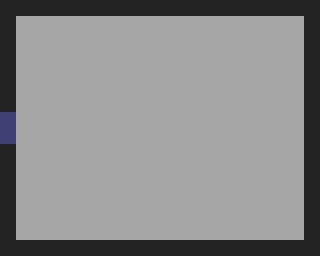

This game map was drawn from its Tiled (.tmx) file and the tilesets committed beside it. A one-line description and the full map source follow:
An orthogonal 20x16 tile map with 16x16 px tiles, 2 tile layers (Rutelag 1, doors), 1 hidden layer not drawn.

<map version="1.9" tiledversion="1.9.2" orientation="orthogonal" renderorder="right-down" width="20" height="16" tilewidth="16" tileheight="16" infinite="0" nextlayerid="4" nextobjectid="1">
 <tileset firstgid="1" source="prototype.tsx" />
 <layer id="1" name="Rutelag 1" width="20" height="16">
  <data encoding="csv">
7,7,7,7,7,7,7,7,7,7,7,7,7,7,7,7,7,7,7,7,
7,1,1,1,1,1,1,1,1,1,1,1,1,1,1,1,1,1,1,7,
7,1,1,1,1,1,1,1,1,1,1,1,1,1,1,1,1,1,1,7,
7,1,1,1,1,1,1,1,1,1,1,1,1,1,1,1,1,1,1,7,
7,1,1,1,1,1,1,1,1,1,1,1,1,1,1,1,1,1,1,7,
7,1,1,1,1,1,1,1,1,1,1,1,1,1,1,1,1,1,1,7,
7,1,1,1,1,1,1,1,1,1,1,1,1,1,1,1,1,1,1,7,
1,1,1,1,1,1,1,1,1,1,1,1,1,1,1,1,1,1,1,7,
1,1,1,1,1,1,1,1,1,1,1,1,1,1,1,1,1,1,1,7,
7,1,1,1,1,1,1,1,1,1,1,1,1,1,1,1,1,1,1,7,
7,1,1,1,1,1,1,1,1,1,1,1,1,1,1,1,1,1,1,7,
7,1,1,1,1,1,1,1,1,1,1,1,1,1,1,1,1,1,1,7,
7,1,1,1,1,1,1,1,1,1,1,1,1,1,1,1,1,1,1,7,
7,1,1,1,1,1,1,1,1,1,1,1,1,1,1,1,1,1,1,7,
7,1,1,1,1,1,1,1,1,1,1,1,1,1,1,1,1,1,1,7,
7,7,7,7,7,7,7,7,7,7,7,7,7,7,7,7,7,7,7,7
</data>
 </layer>
 <layer id="2" name="collisions" width="20" height="16" visible="0">
  <data encoding="csv">
13,13,13,13,13,13,13,13,13,13,13,13,13,13,13,13,13,13,13,13,
13,0,0,0,0,0,0,0,0,0,0,0,0,0,0,0,0,0,0,13,
13,0,0,0,0,0,0,0,0,0,0,0,0,0,0,0,0,0,0,13,
13,0,0,0,0,0,0,0,0,0,0,0,0,0,0,0,0,0,0,13,
13,0,0,0,0,0,0,0,0,0,0,0,0,0,0,0,0,0,0,13,
13,0,0,0,0,0,0,0,0,0,0,0,0,0,0,0,0,0,0,13,
13,0,0,0,0,0,0,0,0,0,0,0,0,0,0,0,0,0,0,13,
0,0,0,0,0,0,0,0,0,0,0,0,0,0,0,0,0,0,0,13,
0,0,0,0,0,0,0,0,0,0,0,0,0,0,0,0,0,0,0,13,
13,0,0,0,0,0,0,0,0,0,0,0,0,0,0,0,0,0,0,13,
13,0,0,0,0,0,0,0,0,0,0,0,0,0,0,0,0,0,0,13,
13,0,0,0,0,0,0,0,0,0,0,0,0,0,0,0,0,0,0,13,
13,0,0,0,0,0,0,0,0,0,0,0,0,0,0,0,0,0,0,13,
13,0,0,0,0,0,0,0,0,0,0,0,0,0,0,0,0,0,0,13,
13,0,0,0,0,0,0,0,0,0,0,0,0,0,0,0,0,0,0,13,
13,13,13,13,13,13,13,13,13,13,13,13,13,13,13,13,13,13,13,13
</data>
 </layer>
 <layer id="3" name="doors" width="20" height="16">
  <data encoding="csv">
0,0,0,0,0,0,0,0,0,0,0,0,0,0,0,0,0,0,0,0,
0,0,0,0,0,0,0,0,0,0,0,0,0,0,0,0,0,0,0,0,
0,0,0,0,0,0,0,0,0,0,0,0,0,0,0,0,0,0,0,0,
0,0,0,0,0,0,0,0,0,0,0,0,0,0,0,0,0,0,0,0,
0,0,0,0,0,0,0,0,0,0,0,0,0,0,0,0,0,0,0,0,
0,0,0,0,0,0,0,0,0,0,0,0,0,0,0,0,0,0,0,0,
0,0,0,0,0,0,0,0,0,0,0,0,0,0,0,0,0,0,0,0,
8,0,0,0,0,0,0,0,0,0,0,0,0,0,0,0,0,0,0,0,
8,0,0,0,0,0,0,0,0,0,0,0,0,0,0,0,0,0,0,0,
0,0,0,0,0,0,0,0,0,0,0,0,0,0,0,0,0,0,0,0,
0,0,0,0,0,0,0,0,0,0,0,0,0,0,0,0,0,0,0,0,
0,0,0,0,0,0,0,0,0,0,0,0,0,0,0,0,0,0,0,0,
0,0,0,0,0,0,0,0,0,0,0,0,0,0,0,0,0,0,0,0,
0,0,0,0,0,0,0,0,0,0,0,0,0,0,0,0,0,0,0,0,
0,0,0,0,0,0,0,0,0,0,0,0,0,0,0,0,0,0,0,0,
0,0,0,0,0,0,0,0,0,0,0,0,0,0,0,0,0,0,0,0
</data>
 </layer>
</map>
